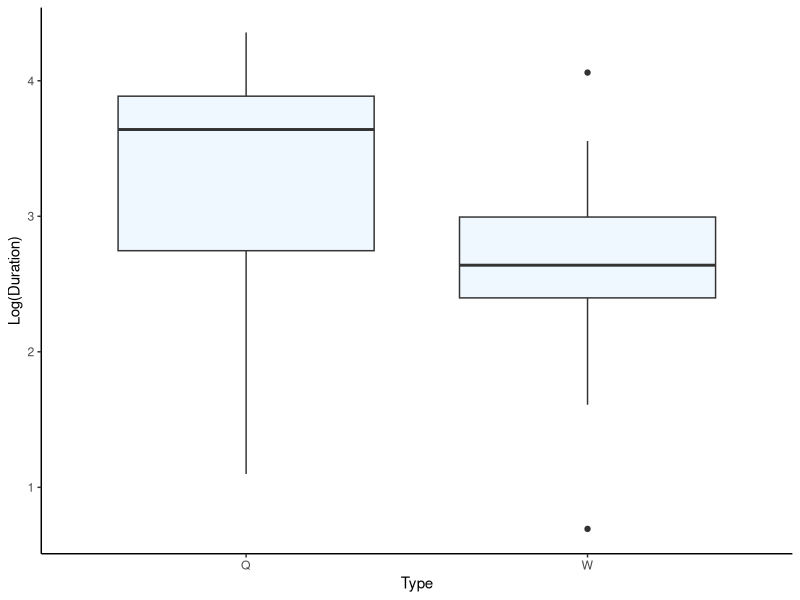
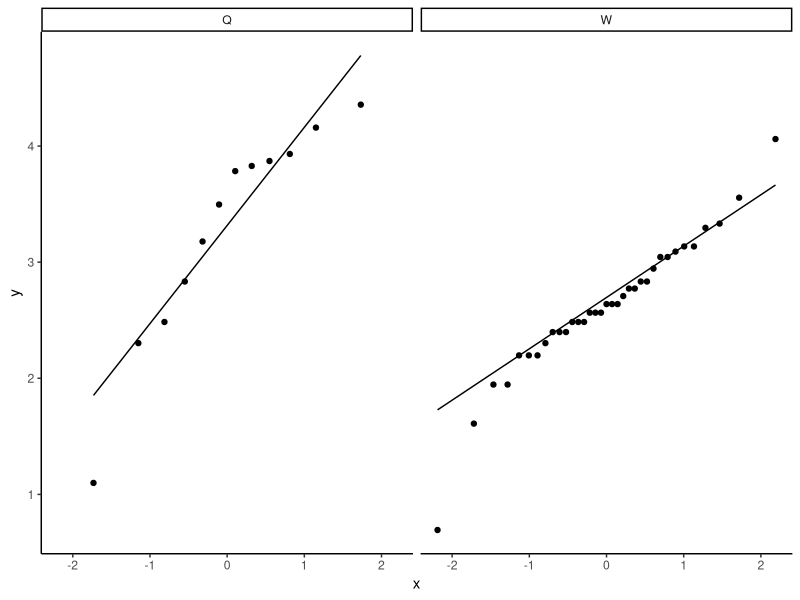

Here is the R script that generated these plots, in order:
## ---- chunk 1
packages<-function(x, repos="http://cran.r-project.org", ...){
x<-as.character(match.call()[[2]])
if (!require(x,character.only=TRUE)){
install.packages(pkgs=x, repos=repos, ...)
require(x,character.only=TRUE)
}
}

packages(ggplot2)
## ---- chunk 2
df<-read.csv("bee.csv")
df$LogDuration<-log(df$Duration)

ggplot(data=df,aes(x=Type, y=LogDuration))+
       geom_boxplot(fill="aliceblue")+
       ylab("Log(Duration)")+
       theme_classic()

ggplot(data=df, aes(sample=LogDuration)) + 
        stat_qq() + 
        stat_qq_line() + 
        facet_wrap(facets = vars(Type))+
        theme_classic()
